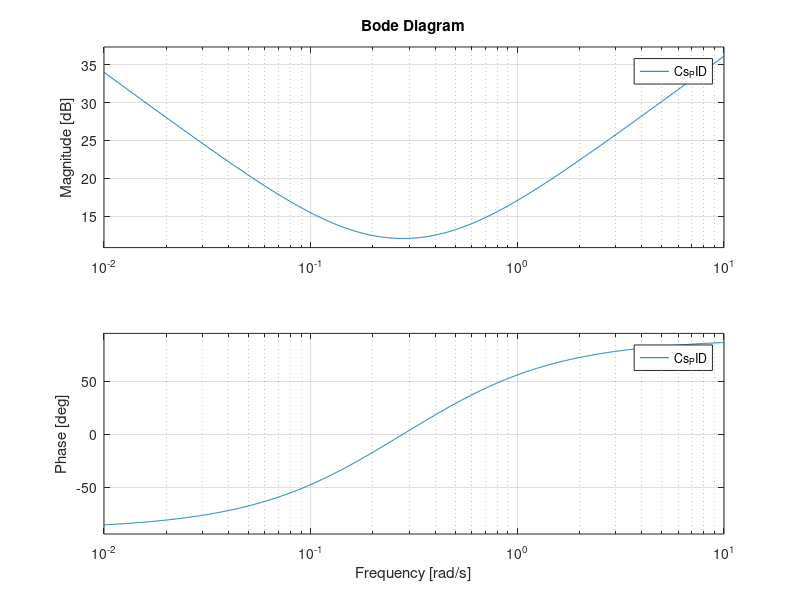
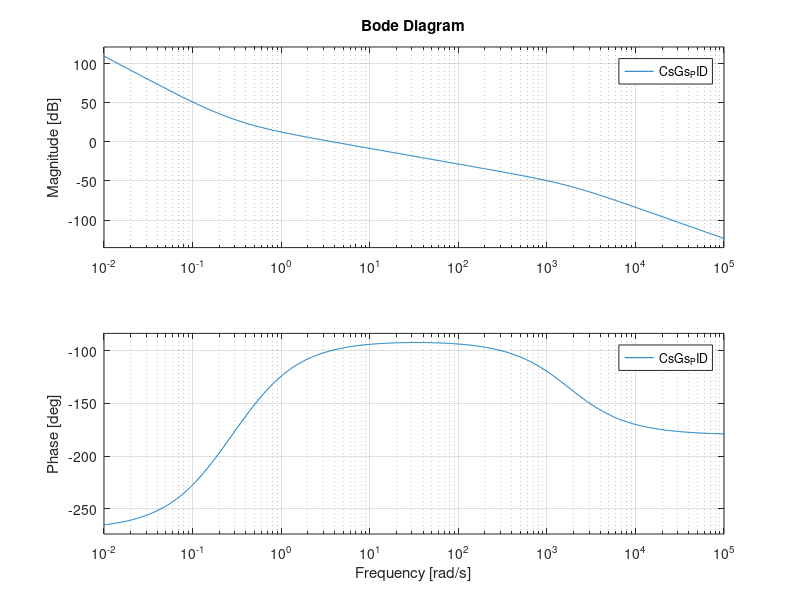

Source code (MATLAB) for these figures, in order:
num = 1048.18;
den = [1 1766.70 0 0];
Gs = tf(num, den);
%figure(1);
%step(Gs);
%figure(2);
%bode(Gs);

kc_IAE = 4;
ti_IAE = 8;
td_IAE = 1.6;

kc_ITAE = 5;
ti_ITAE = 10;
td_ITAE = 5;

kc_ISE = 20;
ti_ISE = 15;
td_ISE = 10;

kc_ITSE = 15;
ti_ITSE = 8;
td_ITSE = 6;

Cs_IAE = tf([kc_IAE*ti_IAE kc_IAE], [ti_IAE 0]);
Cs_ITAE = tf([kc_ITAE*ti_ITAE kc_ITAE], [ti_ITAE 0]);
Cs_ISE = tf([kc_ISE*ti_ISE kc_ISE], [ti_ISE 0]);
Cs_ITSE = tf([kc_ITSE*ti_ITSE kc_ITSE], [ti_ITSE 0]);
%figure(3);
%bode(Cs_IAE, Cs_ITAE, Cs_ISE, Cs_ITSE);

Cs_PID = tf([kc_IAE*ti_IAE*td_IAE kc_IAE*ti_IAE kc_IAE], [ti_IAE 0]);
figure(1);
bode(Cs_PID);

CsGs_IAE = Gs*Cs_IAE;
CsGs_ITAE = Gs*Cs_ITAE;
CsGs_ISE = Gs*Cs_ISE;
CsGs_ITSE = Gs*Cs_ITSE;
CsGs_PID = Gs*Cs_PID;
figure(2);
bode(CsGs_PID)
%figure(4);
%bode(CsGs_IAE, CsGs_ITAE, CsGs_ISE, CsGs_ITSE);